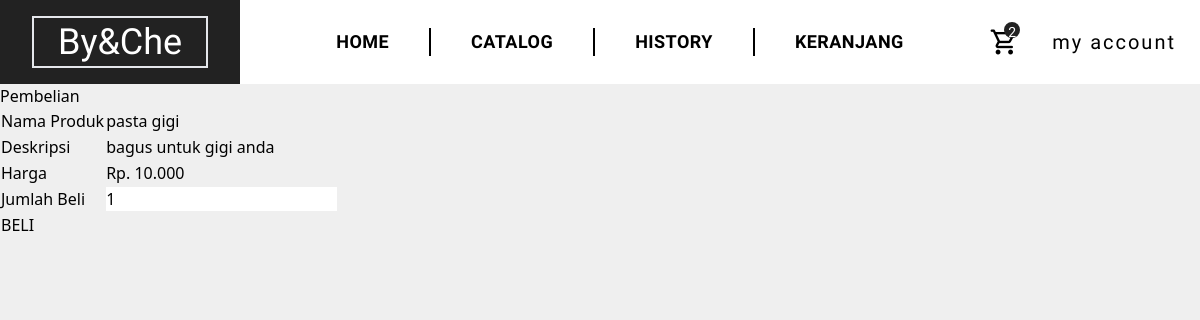
Page /beli.php?id_produk=1 (signed in) on the committed database.
### tables this page shows
CREATE TABLE `produk` (
  `id_produk` int(11) NOT NULL,
  `nama_produk` varchar(100) NOT NULL,
  `deskripsi` text NOT NULL,
  `harga` int(11) NOT NULL,
  `id_kategori` int(11) NOT NULL,
  `foto_produk` varchar(255) NOT NULL
);

### beli.php (the view, shortened to what this page needs)
<?php
include "header.php";
include "koneksi.php";
$qry_detail_produk = mysqli_query($conn, "select * from produk where id_produk = '" . $_GET['id_produk'] . "'");
$dt_produk = mysqli_fetch_array($qry_detail_produk);
?>
<h2>Pembelian</h2>
<div class="row">
    <div class="col-md-8">
        <form action="masukkankeranjang.php?id_produk=<?= $dt_produk['id_produk'] ?>" method="post">
            <table class="table table-hover table-striped">
                <thead>
                    <tr>
                        <td>Nama Produk</td>
                        <td><?= $dt_produk['nama_produk'] ?></td>
                    </tr>
                    <tr>
                        <td>Deskripsi</td>
                        <td><?= $dt_produk['deskripsi'] ?></td>
                    </tr>
                    <tr>
                        <td>Harga</td>
                        <td>Rp. <?= number_format($dt_produk['harga'], 0, ',', '.') ?></td>
                    </tr>
                    <tr>
                        <td>Jumlah Beli</td>
                        <td><input type="number" name="jumlah_beli" value="1" min="1"></td>
                    </tr>
                    <tr>
                        <td colspan="2"><input class="btn btn-success" type="submit" value="BELI"></td>
                    </tr>
                </thead>
            </table>
        </form>
    </div>
</div>
<?php
include "footer.php";
?>

### rows in the picture
produk: nama_produk "pasta gigi", deskripsi "bagus untuk gigi anda", harga "10.000"
